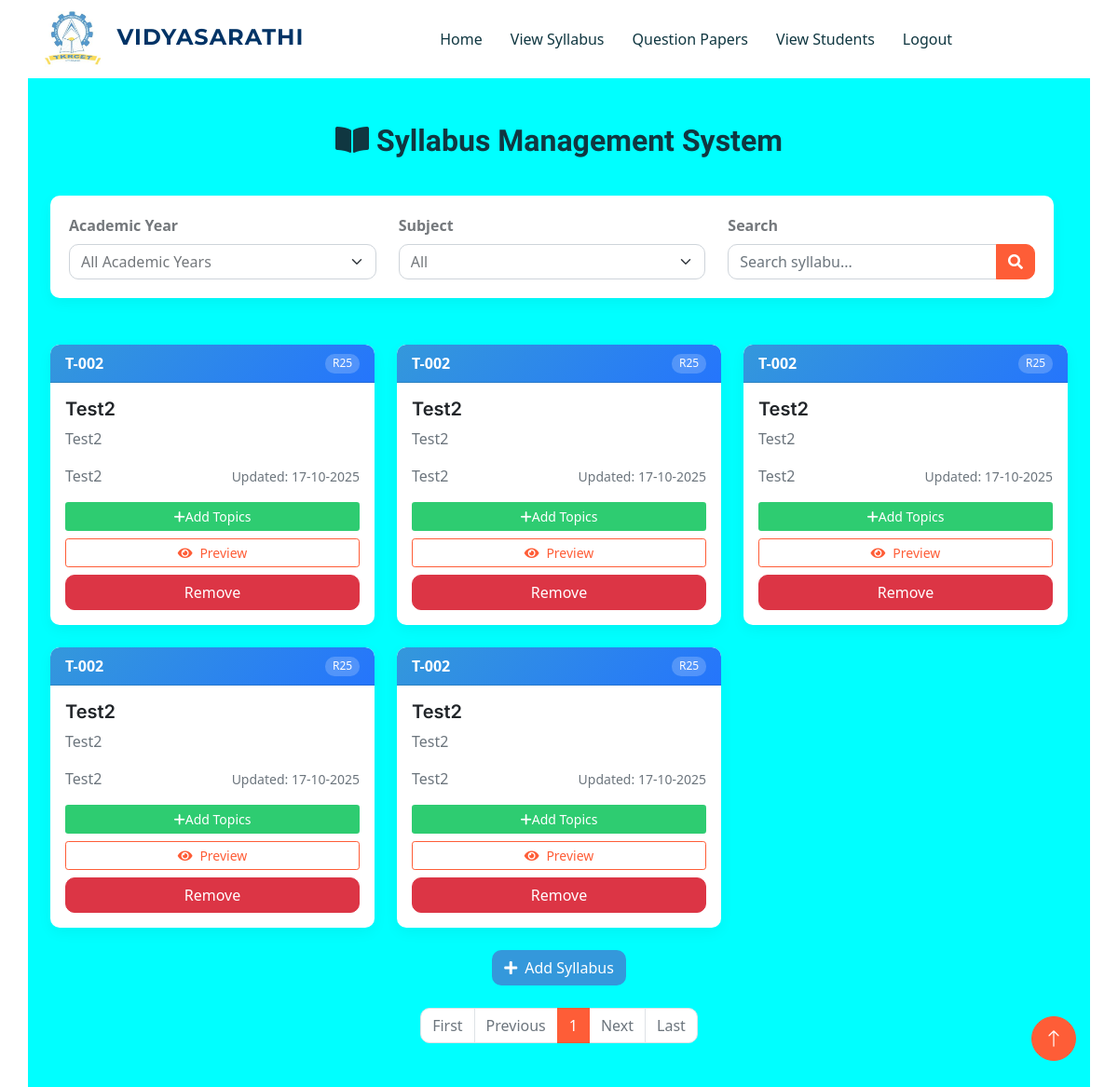
The page /view_course/ (signed in) on the database its author committed.
### app/models.py (models this page shows, shortened)
class Course(models.Model):
    uploaded_by = models.ForeignKey(User, on_delete=models.SET_NULL, null=True)
    title = models.CharField(max_length=200, verbose_name="Course Title")
    title_code = models.CharField(max_length=20, verbose_name="Course Code")
    created_at = models.DateTimeField(auto_now_add=True)
    updated_at = models.DateTimeField(auto_now=True)
    academic_year = models.CharField(max_length=10, null=True)
    semester = models.CharField(max_length=10, null=True)
    unit = models.IntegerField(null=True)
    unit_title = models.CharField(max_length=20, null=True)
    description = models.TextField(null=True)
    resources = models.CharField(max_length=50, null=True)
    subject = models.CharField(max_length=50, null=True)
    class Meta:
        ordering = ['title_code']
        verbose_name = "Course"
        verbose_name_plural = "Courses"
        db_table = 'Course'

### app/views.py (the view)
# urls.py: path('view_course/', view_course, name='view_course'),
@login_required(login_url='faculty_log')
def view_course(request):
    get_years = academic_year.objects.all()
    get_units = Course.objects.filter(uploaded_by=request.user).order_by('id')
    paginator = Paginator(get_units, 6)
    page_number = request.GET.get('page')
    page_obj = paginator.get_page(page_number)
    return render(request, 'view_all_syllabus.html', {
        'page_obj': page_obj,
        'get_years':get_years,
        'get_units':get_units
    })

### templates/view_all_syllabus.html (shortened to what this page needs)
{% extends 'dashboard.html' %}
{% block main %}
    <div class="container py-5" style="background-color: cyan;">
        <div class="row mb-4">
            <div class="col-12">
                <h2 class="text-center mb-3"><i class="fas fa-book-open me-2"></i>Syllabus Management System</h2>
            </div>
        </div>
        <div class="action-buttons">
            <div class="filter-section" style="flex-grow: 1; margin-right: 15px;">
                <div class="row">
                    <div class="col-md-4 mb-3 mb-md-0">
                        <label for="yearFilter" class="form-label fw-bold">Academic Year</label>
                        <select class="form-select" id="yearFilter">
                            <option value="all" selected>All Academic Years</option>
                        </select>
                    </div>
                    <div class="col-md-4 mb-3 mb-md-0">
                        <label for="departmentFilter" class="form-label fw-bold">Subject</label>
                        <select class="form-select" id="departmentFilter">
                            <option value="all">All</option>
                        </select>
                    </div>
                    <div class="col-md-4">
                        <label for="searchInput" class="form-label fw-bold">Search</label>
                        <div class="input-group">
                            <input type="text" class="form-control" id="searchInput" placeholder="Search syllabu...">
                            <button class="btn btn-primary" type="button"><i class="fas fa-search"></i></button>
                        </div>
                    </div>
                </div>
            </div>
        </div>
        <div class="row" id="syllabusContainer">
            {% for i in page_obj %}
            <div class="col-lg-4 col-md-6 mb-4 syllabus-item" data-year="2023-2024" data-department="computer-science">
                <div class="card syllabus-card h-100">
                    <div class="card-header d-flex justify-content-between align-items-center">
                        <span>{{i.title_code}}</span>
                        <span class="badge badge-year">{{i.academic_year}}</span>
                    </div>
                    <div class="card-body">
                        <h5 class="card-title">{{i.title}}</h5>
                        <p class="card-text text-muted">{{i.unit_title}}</p>
                        <div class="d-flex justify-content-between align-items-center mb-3">
                            <span class="card-text text-muted">{{i.description}}</span>
                            <small class="text-muted">Updated: {{ i.created_at|date:"d-m-Y" }}</small>
                        </div>
                        <div class="d-grid gap-2">
                            <a href="{% url 'add_unit_content' i.id %}" class="btn btn-download btn-sm">
                                <i class="fa-solid fa-plus"></i></i>Add Topics
                            </a>
                            <a href="{% url 'preview_unit' i.id %}" class="btn btn-outline-primary btn-sm">
                                <i class="fas fa-eye me-2"></i>Preview
                            </a>
                            <a href="{% url 'remove_units' i.id %}" class="btn btn-danger">Remove</a>
                        </div>
                    </div>
                </div>
            </div>
            {% endfor %}
        </div>
        <div class="text-center">
                <a href="{% url 'add_syllabus' %}" class="btn btn-add h-100">
                    <i class="fas fa-plus me-2"></i>Add Syllabus
                </a>
        </div>
        <nav aria-label="Syllabus pagination">
            <ul class="pagination justify-content-center mt-4">
                {% if page_obj.has_previous %}
                    <li class="page-item">
                        <a class="page-link" href="?page=1" tabindex="-1">First</a>
                    </li>
                    <li class="page-item">
                        <a class="page-link" href="?page={{ page_obj.previous_page_number }}">Previous</a>
                    </li>
                {% else %}
                    <li class="page-item disabled">
                        <a class="page-link" href="#" tabindex="-1">First</a>
                    </li>
                    <li class="page-item disabled">
                        <a class="page-link" href="#">Previous</a>
                    </li>
                {% endif %}
                {% for num in page_obj.paginator.page_range %}
                    {% if page_obj.number == num %}
                        <li class="page-item active">
                            <a class="page-link" href="?page={{ num }}">{{ num }}</a>
                        </li>
                    {% elif num > page_obj.number|add:'-3' and num < page_obj.number|add:'3' %}
                        <li class="page-item">
                            <a class="page-link" href="?page={{ num }}">{{ num }}</a>
                        </li>
                    {% endif %}
                {% endfor %}
                {% if page_obj.has_next %}
                    <li class="page-item">
                        <a class="page-link" href="?page={{ page_obj.next_page_number }}">Next</a>
                    </li>
                    <li class="page-item">
                        <a class="page-link" href="?page={{ page_obj.paginator.num_pages }}">Last</a>
                    </li>
                {% else %}
                    <li class="page-item disabled">
                        <a class="page-link" href="#">Next</a>
                    </li>
                    <li class="page-item disabled">
                        <a class="page-link" href="#">Last</a>
                    </li>
                {% endif %}
            </ul>
        </nav>
    </div>
{% endblock %}

### templates/dashboard.html (shortened to what this page needs)
{% extends 'index.html' %}
{% block nav %}
<nav class="navbar navbar-expand-lg bg-white navbar-light sticky-top px-4 px-lg-5 py-lg-0">
    <a href="{% url 'dashboard' %}" class="navbar-brand">
        <h1 class="m-0" style="font-family: 'Montserrat', sans-serif; font-weight: 700; letter-spacing: 1px; color: #003366;">
            <img src="/static/img/logo.jpeg" style="height: 60px;"> VIDYASARATHI
        </h1>
    </a>
    <div class="collapse navbar-collapse" id="navbarCollapse">
        {% if login == 'student' %}
        <div class="navbar-nav mx-auto">
            <a href="{% url 'dashboard' %}" class="nav-item nav-link">Home</a>
            <a href="{% url 'view_profile_student' %}" class="nav-item nav-link">View Profile</a>
            <a href="{% url 'view_course_student' %}" class="nav-item nav-link">View Syllabus</a>
            <a href="{% url 'logout_user' %}" class="nav-item nav-link">Logout</a>
        </div>
        {% else %}
        <div class="navbar-nav mx-auto">
            <a href="{% url 'dashboard' %}" class="nav-item nav-link">Home</a>
            <a href="{% url 'view_course' %}" class="nav-item nav-link">View Syllabus</a>
            <a href="{% url 'add_question_papers' %}" class="nav-item nav-link">Question Papers</a>
            <a href="{% url 'view_students' %}" class="nav-item nav-link">View Students</a>
            <a href="{% url 'logout_user' %}" class="nav-item nav-link">Logout</a>
        </div>
        {% endif %}
    </div>
</nav>
{% endblock %}

### templates/index.html (shortened to what this page needs)
<!DOCTYPE html>
<html lang="en">
<head>
    <link href="https://cdn.jsdelivr.net/npm/bootstrap@5.3.0-alpha1/dist/css/bootstrap.min.css" rel="stylesheet">
    <link rel="stylesheet" href="https://cdnjs.cloudflare.com/ajax/libs/font-awesome/6.0.0/css/all.min.css">
    <link href="https://cdnjs.cloudflare.com/ajax/libs/font-awesome/5.10.0/css/all.min.css" rel="stylesheet">
    <link href="https://cdn.jsdelivr.net/npm/bootstrap-icons@1.4.1/font/bootstrap-icons.css" rel="stylesheet">
    <link href="/static/lib/animate/animate.min.css" rel="stylesheet">
    <link href="/static/lib/owlcarousel/assets/owl.carousel.min.css" rel="stylesheet">
    <link href="/static/css/bootstrap.min.css" rel="stylesheet">
    <link href="/static/css/style.css" rel="stylesheet">
</head>
<body>
    <div class="container-xxl bg-white p-0">
        {% block nav %}{% endblock %}
         {% block main %}{% endblock %}
        <a href="#" class="btn btn-lg btn-primary btn-lg-square back-to-top"><i class="bi bi-arrow-up"></i></a>
    </div>
</body>
</html>

### static/css/style.css (style rules this page uses)
:root { --primary: #FE5D37; --light: #FFF5F3; --dark: #103741; }
.back-to-top { position: fixed; display: none; right: 45px; bottom: 45px; z-index: 99; }
.btn { font-weight: 500; transition: .5s; }
.btn.btn-primary { color: #FFFFFF; }
.btn-lg-square { width: 48px; height: 48px; }
.btn-square, .btn-sm-square, .btn-lg-square { padding: 0; display: flex; align-items: center; justify-content: center; font-weight: normal; border-radius: 50px; }
h1, h2, h3, h4, .h1, .h2, .h3, .h4, .display-1, .display-2, .display-3, .display-4, .display-5, .display-6 { font-family: 'Lobster Two', cursive; font-weight: 700; }
h5, h6, .h5, .h6 { font-weight: 600; }
.navbar .navbar-nav .nav-link { padding: 30px 15px; color: var(--dark); font-weight: 500; outline: none; }
.navbar.sticky-top { top: -100px; transition: .5s; }

### templates/dashboard.html (style rules this page uses)
.navbar { padding-top: 0.5rem; padding-bottom: 0.5rem; }
.navbar .navbar-brand h1 { font-size: 1.5rem; font-weight: 700; color: #003366; letter-spacing: 1px; }
.navbar .navbar-brand img { height: 60px; margin-right: 10px; }
.navbar-nav .nav-link { font-size: 1rem; font-weight: 500; color: #003366; padding: 10px 15px; transition: color 0.3s; }

### templates/view_all_syllabus.html (style rules this page uses)
:root { --primary-color: #3498db; --secondary-color: #2ecc71; --accent-color: #e74c3c; --light-bg: #f8f9fa; }
body { background-color: #f5f7fa; font-family: 'Segoe UI', Tahoma, Geneva, Verdana, sans-serif; }
.syllabus-card { transition: all 0.3s ease; border-radius: 10px; overflow: hidden; border: none; box-shadow: 0 5px 15px rgba(0,0,0,0.05); }
.card-header { background: linear-gradient(135deg, var(--primary-color), #2575fc); color: white; font-weight: 600; }
.badge-year { background-color: rgba(255,255,255,0.2); color: white; font-weight: normal; }
.filter-section { background-color: white; border-radius: 10px; box-shadow: 0 5px 15px rgba(0,0,0,0.05); padding: 20px; margin-bottom: 30px; }
.btn-download { background-color: var(--secondary-color); color: white; }
.btn-add { background-color: var(--primary-color); color: white; }
.action-buttons { display: flex; justify-content: space-between; margin-bottom: 20px; }

### rows shown on the page
Course: title_code "T-002", academic_year "R25", title "Test2", unit_title "Test2", description "Test2", created_at "17-10-2025"
Course: title_code "T-002", academic_year "R25", title "Test2", unit_title "Test2", description "Test2", created_at "17-10-2025"
Course: title_code "T-002", academic_year "R25", title "Test2", unit_title "Test2", description "Test2", created_at "17-10-2025"
Course: title_code "T-002", academic_year "R25", title "Test2", unit_title "Test2", description "Test2", created_at "17-10-2025"
Course: title_code "T-002", academic_year "R25", title "Test2", unit_title "Test2", description "Test2", created_at "17-10-2025"

### other values the page prints
{{ num }} "1"
